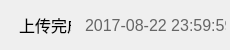
<?xml version="1.0" encoding="UTF-8"?>
<ui version="4.0">
 <class>QFinshStatus</class>
 <widget class="QWidget" name="QFinshStatus">
  <property name="geometry">
   <rect>
    <x>0</x>
    <y>0</y>
    <width>230</width>
    <height>50</height>
   </rect>
  </property>
  <property name="windowTitle">
   <string>Form</string>
  </property>
  <widget class="QLabel" name="IconLabel">
   <property name="geometry">
    <rect>
     <x>2</x>
     <y>17</y>
     <width>16</width>
     <height>16</height>
    </rect>
   </property>
   <property name="text">
    <string/>
   </property>
   <property name="pixmap">
    <pixmap resource="../source.qrc">:/image/main/arraw_up.png</pixmap>
   </property>
  </widget>
  <widget class="QLabel" name="StatusLabel">
   <property name="geometry">
    <rect>
     <x>19</x>
     <y>13</y>
     <width>52</width>
     <height>24</height>
    </rect>
   </property>
   <property name="font">
    <font>
     <pointsize>12</pointsize>
    </font>
   </property>
   <property name="text">
    <string>上传完成</string>
   </property>
  </widget>
  <widget class="QLabel" name="DateTimeLabel">
   <property name="geometry">
    <rect>
     <x>85</x>
     <y>13</y>
     <width>141</width>
     <height>24</height>
    </rect>
   </property>
   <property name="font">
    <font>
     <pointsize>12</pointsize>
    </font>
   </property>
   <property name="styleSheet">
    <string notr="true">#DateTimeLabel{color:#666666}</string>
   </property>
   <property name="text">
    <string>2017-08-22 23:59:59</string>
   </property>
  </widget>
 </widget>
 <resources>
  <include location="../source.qrc"/>
 </resources>
 <connections/>
</ui>
